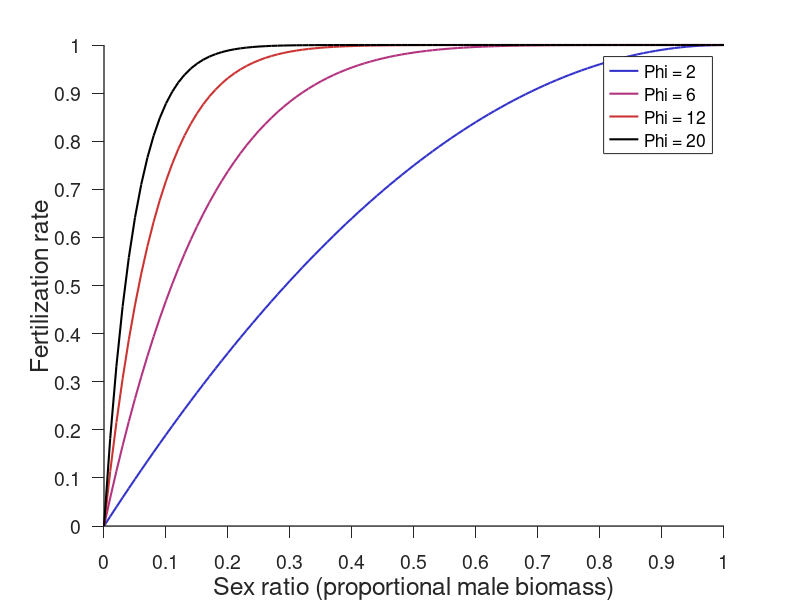

Write MATLAB code to recreate this figure.
% Create figure illustrating different fertilization curves, varying the
% Phi (male importance) parameter

m = 0:0.01:1; % sex ratio
a = 1 ; % Beta parameter

figure
hold on

pf = betacdf(m,a,2);
ph1 = plot(m,pf);

pf = betacdf(m,a,6);
ph2 = plot(m,pf);

pf = betacdf(m,a,12);
ph3 = plot(m,pf);

pf = betacdf(m,a,20);
ph4 = plot(m,pf);

set(ph4, 'color','k','linewidth',1.5)
set(ph3,'color',[0.8 0.2 0.2],'linewidth',1.5)
set(ph2,'color',[0.7 0.2 0.5],'linewidth',1.5)
set(ph1,'color',[0.2 0.2 0.8],'linewidth',1.5)

set(gca,'tickdir','out','ticklength',[0.02 0.02]) 
set(gca,'linewidth',1,'fontsize',14)
set(gca,'xtick',0:0.1:1)
set(gca,'ytick',0:0.1:1)
set(gca,'ylim',[0 1.0])
set(gca,'xlim',[0 1.0]) 

xlabel(gca,'Sex ratio (proportional male biomass)','fontsize',18)
ylabel(gca,'Fertilization rate','fontsize',18)
%title('Network-Persistence')
legend([ph1,ph2,ph3,ph4],'Phi = 2','Phi = 6','Phi = 12','Phi = 20','Location','northeast') ;

